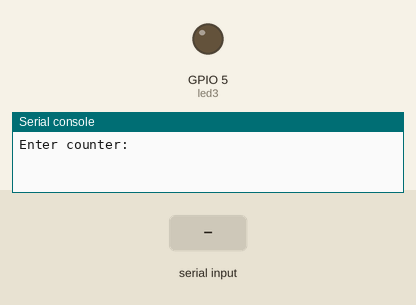
Simulated run of this program. Board: ESP32 board running MicroPython. Shown: output pins drawn as LEDs (lit = HIGH), the last lines printed to the serial console. Dashed ring = blinking. The test bench sets the inputs (shaded band). At 11.3 s the program stops and its outputs stay as they are.

Above: at 1.2 s.
1.3 s: "5" typed at the serial console, then Enter
At 2.1 s:
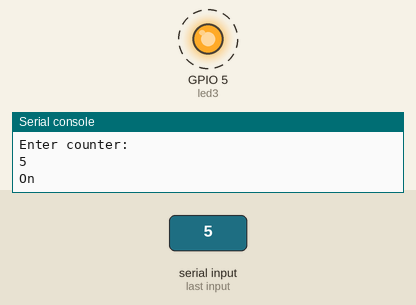
Timing chart, 0 to 11.8 s (numbered marks = the images above; inputs shaded):
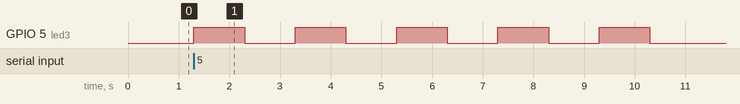

Measured:
- after the input at 1.3 s, GPIO 5 (led3): alternates HIGH for 1.0 s and LOW for 1.0 s, starting at once

The program:

led_ntimes.py
```python
#to blink n  number of times
from machine import Pin
from time import sleep
led3 = Pin(5, Pin.OUT)
counter = int(input("Enter counter: "))
i = 1;
while (i<=counter):
    led3.on()
    print("On")
    sleep(1)
    led3.off()
    print("Off")
    sleep(1)
    i = i+1
```
